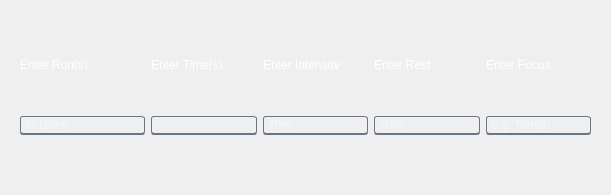
               <widget class="QWidget" name="addTrainingscrollAreaWidgetContents">
                <property name="geometry">
                 <rect>
                  <x>0</x>
                  <y>0</y>
                  <width>611</width>
                  <height>195</height>
                 </rect>
                </property>
                <layout class="QHBoxLayout" name="horizontalLayout_5">
                 <item>
                  <widget class="QWidget" name="addTrainingwidget" native="true">
                   <property name="styleSheet">
                    <string notr="true"/>
                   </property>
                   <layout class="QGridLayout" name="gridLayout_6">
                    <item row="0" column="0">
                     <widget class="QLabel" name="EnterRunsLabel">
                      <property name="maximumSize">
                       <size>
                        <width>16777215</width>
                        <height>10</height>
                       </size>
                      </property>
                      <property name="styleSheet">
                       <string notr="true">color: white; 
border: none;
background: transparent;
text-align: left; /* Align the text inside the QPushButton to the left */
padding-left: 0px;
</string>
                      </property>
                      <property name="text">
                       <string>Enter Run(s)</string>
                      </property>
                     </widget>
                    </item>
                    <item row="0" column="1">
                     <widget class="QLabel" name="EnterTimesLabel">
                      <property name="maximumSize">
                       <size>
                        <width>16777215</width>
                        <height>10</height>
                       </size>
                      </property>
                      <property name="styleSheet">
                       <string notr="true">color: white; 
border: none;
background: transparent;
text-align: left; /* Align the text inside the QPushButton to the left */
padding-left: 0px;
</string>
                      </property>
                      <property name="text">
                       <string>Enter Time(s)</string>
                      </property>
                     </widget>
                    </item>
                    <item row="0" column="2">
                     <widget class="QLabel" name="EnterIntensityLabel">
                      <property name="maximumSize">
                       <size>
                        <width>16777215</width>
                        <height>10</height>
                       </size>
                      </property>
                      <property name="styleSheet">
                       <string notr="true">color: white; 
border: none;
background: transparent;
text-align: left; /* Align the text inside the QPushButton to the left */
padding-left: 0px;
</string>
                      </property>
                      <property name="text">
                       <string>Enter Intensity</string>
                      </property>
                     </widget>
                    </item>
                    <item row="0" column="3">
                     <widget class="QLabel" name="EnterRestLabel">
                      <property name="maximumSize">
                       <size>
                        <width>16777215</width>
                        <height>10</height>
                       </size>
                      </property>
                      <property name="styleSheet">
                       <string notr="true">color: white; 
border: none;
background: transparent;
text-align: left; /* Align the text inside the QPushButton to the left */
padding-left: 0px;
</string>
                      </property>
                      <property name="text">
                       <string>Enter Rest</string>
                      </property>
                     </widget>
                    </item>
                    <item row="0" column="4">
                     <widget class="QLabel" name="EnterFocusLabel">
                      <property name="maximumSize">
                       <size>
                        <width>16777215</width>
                        <height>10</height>
                       </size>
                      </property>
                      <property name="styleSheet">
                       <string notr="true">color: white; 
border: none;
background: transparent;
text-align: left; /* Align the text inside the QPushButton to the left */
padding-left: 0px;
</string>
                      </property>
                      <property name="text">
                       <string>Enter Focus</string>
                      </property>
                     </widget>
                    </item>
                    <item row="1" column="0">
                     <widget class="QLineEdit" name="TrainingRunsLE">
                      <property name="styleSheet">
                       <string notr="true">QLineEdit {

    padding-right: 20px; /* Adjust padding so text does not overlap the icon */
    background-color: rgba(0, 0, 0, 0);
    border-top: 1px solid rgba(105, 118, 132, 255);
    border-right: 1px solid rgba(105, 118, 132, 255);
    border-left: 1px solid rgba(105, 118, 132, 255);
    border-bottom: 2px solid rgba(105, 118, 132, 255);
    color: rgba(255, 255, 255, 230);
    padding-left: 2px;
    border-radius: 3px; /* Adjust this value to change the roundness */
}
</string>
                      </property>
                      <property name="placeholderText">
                       <string>6x100m</string>
                      </property>
                     </widget>
                    </item>
                    <item row="1" column="1">
                     <widget class="QLineEdit" name="TrainingTimesLE">
                      <property name="styleSheet">
                       <string notr="true">QLineEdit {
    background-color: rgba(0, 0, 0, 0);
    border-top: 1px solid rgba(105, 118, 132, 255);
    border-right: 1px solid rgba(105, 118, 132, 255);
    border-left: 1px solid rgba(105, 118, 132, 255);
    border-bottom: 2px solid rgba(105, 118, 132, 255);
    color: rgba(255, 255, 255, 230);
    padding-left: 2px;
    border-radius: 3px; /* Adjust this value to change the roundness */
}
</string>
                      </property>
                      <property name="text">
                       <string/>
                      </property>
                     </widget>
                    </item>
                    <item row="1" column="2">
                     <widget class="QLineEdit" name="IntensityLE">
                      <property name="styleSheet">
                       <string notr="true">QLineEdit {
    background-color: rgba(0, 0, 0, 0);
    border-top: 1px solid rgba(105, 118, 132, 255);
    border-right: 1px solid rgba(105, 118, 132, 255);
    border-left: 1px solid rgba(105, 118, 132, 255);
    border-bottom: 2px solid rgba(105, 118, 132, 255);
    color: rgba(255, 255, 255, 230);
    padding-left: 2px;
    border-radius: 3px; /* Adjust this value to change the roundness */
}
</string>
                      </property>
                      <property name="text">
                       <string/>
                      </property>
                      <property name="placeholderText">
                       <string>70%</string>
                      </property>
                     </widget>
                    </item>
                    <item row="1" column="3">
                     <widget class="QLineEdit" name="TrainingRestLE">
                      <property name="styleSheet">
                       <string notr="true">QLineEdit {
    background-color: rgba(0, 0, 0, 0);
    border-top: 1px solid rgba(105, 118, 132, 255);
    border-right: 1px solid rgba(105, 118, 132, 255);
    border-left: 1px solid rgba(105, 118, 132, 255);
    border-bottom: 2px solid rgba(105, 118, 132, 255);
    color: rgba(255, 255, 255, 230);
    padding-left: 2px;
    border-radius: 3px; /* Adjust this value to change the roundness */
}
</string>
                      </property>
                      <property name="text">
                       <string/>
                      </property>
                      <property name="placeholderText">
                       <string>70%</string>
                      </property>
                     </widget>
                    </item>
                    <item row="1" column="4">
                     <widget class="QLineEdit" name="FocusLE">
                      <property name="styleSheet">
                       <string notr="true">QLineEdit {
    background-color: rgba(0, 0, 0, 0);
    border-top: 1px solid rgba(105, 118, 132, 255);
    border-right: 1px solid rgba(105, 118, 132, 255);
    border-left: 1px solid rgba(105, 118, 132, 255);
    border-bottom: 2px solid rgba(105, 118, 132, 255);
    color: rgba(255, 255, 255, 230);
    padding-left: 2px;
    border-radius: 3px; /* Adjust this value to change the roundness */
}
</string>
                      </property>
                      <property name="text">
                       <string/>
                      </property>
                      <property name="placeholderText">
                       <string>e.g. Tempo</string>
                      </property>
                     </widget>
                    </item>
                   </layout>
                  </widget>
                 </item>
                </layout>
               </widget>
